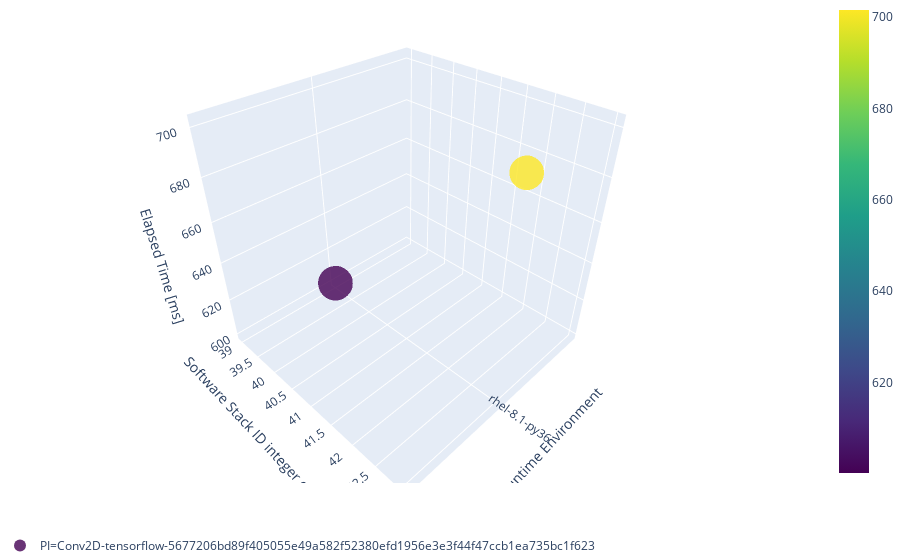

Here is the notebook cell this chart was saved with:
### Code cell
inspection.create_inspection_3d_plot(plot_df=plot_df, quantity="elapsed_time", identifiers_inspections=IDENTIFIERS_INSPECTION)

### Figure 1 — Plotly figure (JSON) as saved in the notebook; plotly's stock layout.template omitted (floating-point values rounded to 4 significant figures)
{"data": [{"hoverinfo": "text", "hovertext": ["numpypypi-org==1.11.3<br>torchpypi-org==1.3.0", "numpypypi-org==1.14.3<br>torchpypi-org==1.3.0"], "marker": {"color": [600.2, 701.6], "colorscale": [[0, "#440154"], [0.1111, "#482878"], [0.2222, "#3e4989"], [0.3333, "#31688e"], [0.4444, "#26828e"], [0.5556, "#1f9e89"], [0.6667, "#35b779"], [0.7778, "#6ece58"], [0.8889, "#b5de2b"], [1, "#fde725"]], "opacity": 0.8, "showscale": true, "size": 12}, "mode": "markers", "name": "PI=Conv2D-tensorflow-5677206bd89f405055e49a582f52380efd1956e3e3f44f47ccb1ea735bc1f623", "type": "scatter3d", "x": ["rhel-8.1-py36", "rhel-8.1-py36"], "y": [39, 43], "z": [600.2, 701.6]}], "layout": {"legend": {"orientation": "h"}, "margin": {"b": 0, "l": 0, "r": 0, "t": 0}, "scene": {"xaxis": {"title": {"text": "Runtime Environment"}}, "yaxis": {"title": {"text": "Software Stack ID integer encoded"}}, "zaxis": {"title": {"text": "Elapsed Time [ms]"}}}, "showlegend": true, "title": {"text": "PI=Conv2D"}}}
